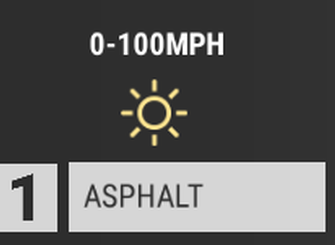
#> input picture image_reader/Failed_test/event_test/HEAVY_HITTERS/1-1.png, 335 x 245 px
$ python event_reader.py
#> lines starting #> are read from the running program, lines starting #| are printed output that depends on the picture; after the words box and inside, x2 and y2 are one past the last pixel; in counts of white or black regions, pixels touching at a corner belong together
### image_reader/image_enhancer.py
from PIL import Image, ImageEnhance, ExifTags
import cv2
import numpy as np


# [5 lines left out: function enhance_contrast, not called in this run]


def convert_to_grayscale(image_path, output_path):
    with Image.open(image_path).convert('L') as image:
        image.save(output_path)


# [4 lines left out: function binarize_image, not called in this run]


def remove_noise(image_path, output_path):
#> called with output_path = 'Failed_test/event_test/ENHANCED/1-1.png'
    image = cv2.imread(image_path)
#> image is the input picture: shape (245, 335, 3); mean B, G, R 92.8, 93.6, 93.8
    gray_image = cv2.cvtColor(image, cv2.COLOR_BGR2GRAY)
    denoised_image = cv2.fastNlMeansDenoising(gray_image, None, 30, 7, 21)
    cv2.imwrite(output_path, denoised_image)


def correct_orientation(image_path):
    # Open the image using PIL to access EXIF data
#> called with image_path = 'Failed_test/event_test/ENHANCED/1-1.png'
    with Image.open(image_path) as image:

        # Correct the orientation based on EXIF tags, if present
        try:
            for orientation in ExifTags.TAGS.keys():
                if ExifTags.TAGS[orientation] == 'Orientation':
                    break

            exif = image._getexif()

            if exif is not None:
                orientation = exif.get(orientation, None)
                if orientation == 3:
                    image = image.rotate(180, expand=True)
                elif orientation == 6:
                    image = image.rotate(270, expand=True)
                elif orientation == 8:
                    image = image.rotate(90, expand=True)
        except (AttributeError, KeyError, IndexError):
            # No EXIF information found
            pass

        # Save the corrected image
        image.save(image_path)


def deskew_image(image_path, output_path, angle_threshold=2):
    # Correct image orientation
    correct_orientation(image_path)

    image = cv2.imread(image_path)
#> image: shape (245, 335, 3); min 23, max 255, mean 93.6
    gray_image = cv2.cvtColor(image, cv2.COLOR_BGR2GRAY)

    # Detect edges in the image
    edges = cv2.Canny(gray_image, 50, 150, apertureSize=3)
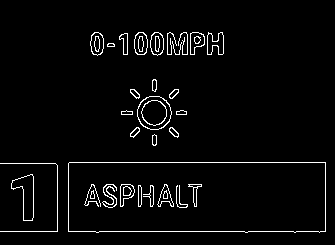
#> edges: shape (245, 335); 3.4% white in thin lines or dots, all inside (x1, y1, x2, y2) = (0, 32, 326, 233)

    # Use the Hough Transform to find lines
    lines = cv2.HoughLines(edges, 1, np.pi / 180, 200)
#> lines = [[231, 1.57], [162, 1.57]]

    if lines is not None:
        angles = []
        for rho, theta in lines[:, 0]:
            angle = np.rad2deg(theta)
            if angle > 90:
                angle -= 180
            angles.append(angle)
#> this loop made 2 passes
#> (rho, theta, angle) on passes 1 to 2: (231, 1.57, 90), (162, 1.57, 90)
#> after the loop, angles = [90, 90]

        median_angle = np.median(angles)
#> median_angle = 90

        if abs(median_angle) < angle_threshold:
            print(f"Skipping rotation, angle too small: {median_angle} degrees")
            cv2.imwrite(output_path, image)
            return

        # Rotate the image
        (h, w) = gray_image.shape[:2]
#> h = 245; w = 335
        center = (w // 2, h // 2)
#> center = (167, 122)
        M = cv2.getRotationMatrix2D(center, median_angle, 1.0)
#> M = [[6.12e-17, 1, 45], [-1, 6.12e-17, 289]]
        rotated_image = cv2.warpAffine(image, M, (w, h), flags=cv2.INTER_CUBIC, borderMode=cv2.BORDER_REPLICATE)
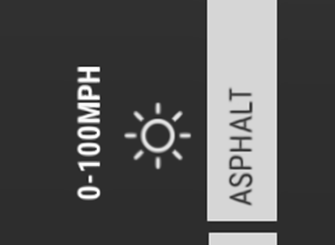
#> rotated_image: shape (245, 335, 3); min 25, max 255, mean 83.2
        cv2.imwrite(output_path, rotated_image)
    else:
        # If no lines are detected, save the original image
        # print("No lines detected, skipping deskew.")
        cv2.imwrite(output_path, image)


# [5 lines left out: function enhance_sharpness, not called in this run]


def full_image_enhancer(image_path, output_path, denoise: bool = False, deskew: bool = False, grayscale: bool = False,
                        binarize: bool = False, contrast: bool = False, sharpness: bool = False):
    if denoise:
        remove_noise(image_path, output_path)
    else:
        if deskew:
            deskew_image(image_path, output_path)
        else:
            if grayscale:
                convert_to_grayscale(image_path, output_path)
            else:
                if binarize:
                    binarize_image(image_path, output_path)
                else:
                    if contrast:
                        enhance_contrast(image_path, output_path)
                    else:
                        if sharpness:
                            enhance_sharpness(image_path, output_path)
                        else:
                            print("No enhancer selected")
    if deskew:
        deskew_image(output_path, output_path)
    if grayscale:
        convert_to_grayscale(output_path, output_path)
    if binarize:
        binarize_image(output_path, output_path)
    if contrast:
        enhance_contrast(output_path, output_path)
    if sharpness:
        enhance_sharpness(output_path, output_path)

### image_reader/event_reader.py
from PIL import Image
import pytesseract
import re
import os
from image_enhancer import (full_image_enhancer)

image_path = 'Failed_test/crop_events/name.png'
img_path = 'Failed_test/event_test/HEAVY_HITTERS/1-1.png'
img_path2 = './event_test/HEAVY_HITTERS/1-4.png'
img_path3 = './event_test/In_game_cropped/In_game_cropped-5.png'
# img_path2 = './event_test/HEAVY_HITTERS/1-2.png'
IMG_DIR = 'Failed_test/event_test/HEAVY_HITTERS/'
IMG_DIR_INGAME = 'Failed_test/event_test/In_game_cropped/'
enhanced_dir = 'Failed_test/event_test/ENHANCED/'
#
extract_data = {}
files = os.listdir(IMG_DIR)
print(files)
sorted_files = sorted(files)
print(sorted_files)
for file in sorted_files:
    full_image_enhancer(IMG_DIR + file, enhanced_dir + file, denoise=True,deskew=True, grayscale=False, binarize=False, contrast=False)
    img = Image.open(enhanced_dir + file)
    fname = file.split('.')[0]
#> (the run stopped early here; a loop or call above may not have finished)

$ run again, with image_reader/Failed_test/crop_events/1-3.png copied over image_reader/Failed_test/event_test/HEAVY_HITTERS/1-1.png
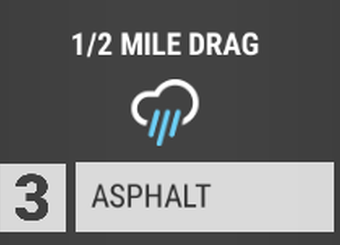
#> input picture image_reader/Failed_test/crop_events/1-3.png, 340 x 245 px
#> in remove_noise, image is the input picture: shape (245, 340, 3); mean B, G, R 109.6, 109.4, 108.8
#> in deskew_image, `edges = cv2.Canny(gray_image, 50, 150, apertureSize=3)`:
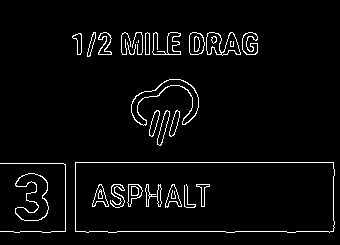
#> edges: shape (245, 340); 3.9% white in thin lines or dots, all inside (x1, y1, x2, y2) = (0, 32, 335, 233)
#> lines = [[231, 1.57], [162, 1.57]]
#> the loop in deskew_image, `for rho, theta in lines[:, 0]:` made 2 passes
#> (rho, theta, angle) on passes 1 to 2: (231, 1.57, 90), (162, 1.57, 90)
#> after the loop in deskew_image, `for rho, theta in lines[:, 0]:`: angles = [90, 90]
#> median_angle = 90
#> M = [[6.12e-17, 1, 48], [-1, 6.12e-17, 292]]
#> in deskew_image, `rotated_image = cv2.warpAffine(image, M, (w, h), flags=cv2.INTER_CUBIC..`:
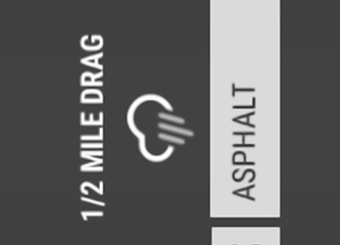
#> rotated_image: shape (245, 340, 3); min 40, max 255, mean 100.2
